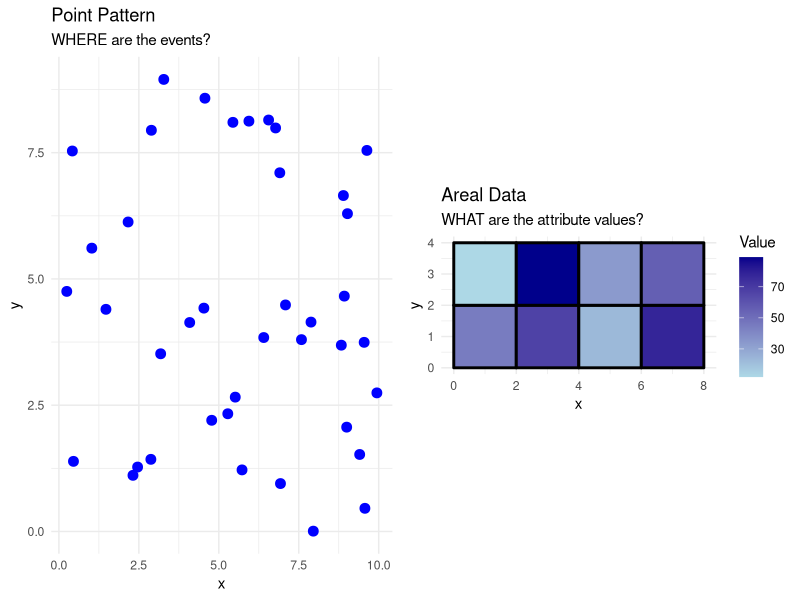
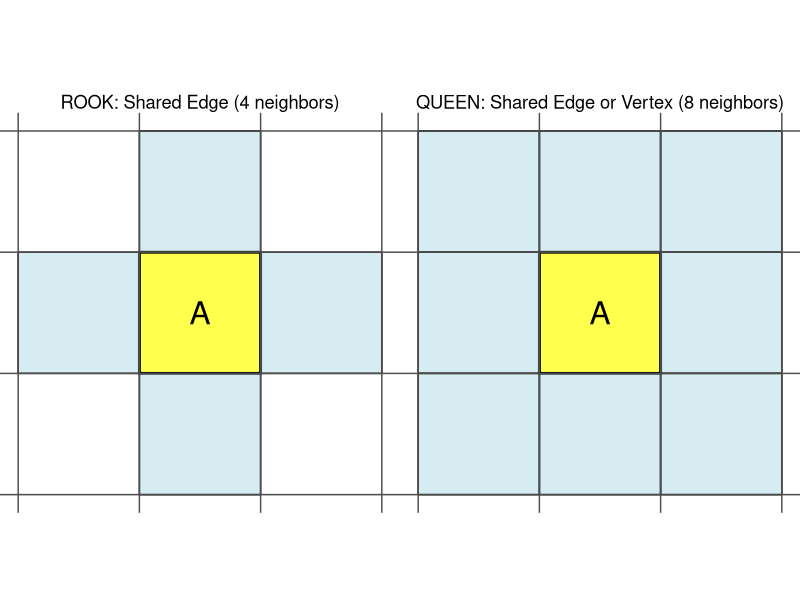
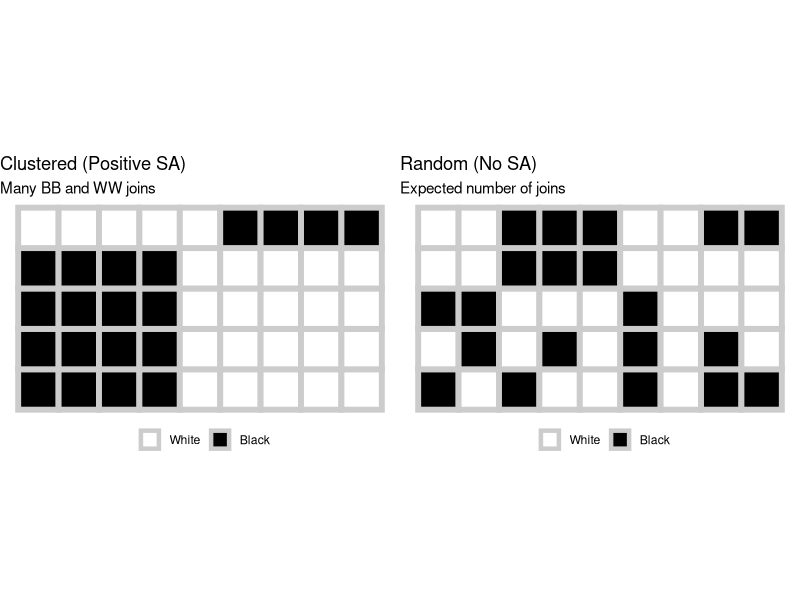

These charts were generated, in order, by the following R code:
## ---- chunk 1
#| echo: false
#| fig-width: 12
#| fig-height: 4

library(ggplot2)
library(gridExtra)

# Point pattern
set.seed(123)
pts <- data.frame(x = runif(40, 0, 10), y = runif(40, 0, 10))

p1 <- ggplot(pts, aes(x, y)) +
  geom_point(size = 3, color = "blue") +
  theme_minimal() +
  ggtitle("Point Pattern") +
  labs(subtitle = "WHERE are the events?")

# Areal data - create simple polygons
poly_data <- data.frame(
  x = c(0,2,2,0,0, 2,4,4,2,2, 4,6,6,4,4, 6,8,8,6,6,
        0,2,2,0,0, 2,4,4,2,2, 4,6,6,4,4, 6,8,8,6,6),
  y = c(0,0,2,2,0, 0,0,2,2,0, 0,0,2,2,0, 0,0,2,2,0,
        2,2,4,4,2, 2,2,4,4,2, 2,2,4,4,2, 2,2,4,4,2),
  group = rep(1:8, each = 5),
  value = rep(c(45, 67, 23, 78, 12, 89, 34, 56), each = 5)
)

p2 <- ggplot(poly_data, aes(x, y, fill = value, group = group)) +
  geom_polygon(color = "black", linewidth = 1) +
  scale_fill_gradient(low = "lightblue", high = "darkblue") +
  theme_minimal() +
  ggtitle("Areal Data") +
  labs(subtitle = "WHAT are the attribute values?", fill = "Value") +
  coord_fixed()

grid.arrange(p1, p2, ncol = 2)
## ---- chunk 2
#| echo: false
#| fig-width: 10
#| fig-height: 4

# Create simple grid to show rook vs queen
grid <- expand.grid(x = 0:2, y = 0:2)
grid$id <- 1:9

# Central cell is #5
center_cell <- data.frame(x = c(1, 2, 2, 1, 1), y = c(1, 1, 2, 2, 1))

# Rook neighbors (4 neighbors)
rook_neighbors <- data.frame(
  x = c(0,1,1,0,0, 2,3,3,2,2, 1,2,2,1,1, 1,2,2,1,1),
  y = c(1,1,2,2,1, 1,1,2,2,1, 0,0,1,1,0, 2,2,3,3,2),
  group = rep(1:4, each = 5)
)

p1 <- ggplot() +
  geom_rect(xmin = 0, xmax = 3, ymin = 0, ymax = 3, 
            fill = NA, color = "gray50") +
  geom_polygon(data = center_cell, aes(x, y), 
               fill = "yellow", alpha = 0.7, color = "black", linewidth = 1) +
  geom_polygon(data = rook_neighbors, aes(x, y, group = group), 
               fill = "lightblue", alpha = 0.5, color = "black", linewidth = 0.5) +
  geom_vline(xintercept = 0:3, color = "gray30") +
  geom_hline(yintercept = 0:3, color = "gray30") +
  annotate("text", x = 1.5, y = 1.5, label = "A", size = 8) +
  ggtitle("ROOK: Shared Edge (4 neighbors)") +
  theme_void() +
  theme(plot.title = element_text(hjust = 0.5)) +
  coord_fixed()

# Queen neighbors (8 neighbors)
queen_neighbors <- data.frame(
  x = c(0,1,1,0,0, 2,3,3,2,2, 1,2,2,1,1, 1,2,2,1,1,
        0,1,1,0,0, 2,3,3,2,2, 0,1,1,0,0, 2,3,3,2,2),
  y = c(1,1,2,2,1, 1,1,2,2,1, 0,0,1,1,0, 2,2,3,3,2,
        0,0,1,1,0, 0,0,1,1,0, 2,2,3,3,2, 2,2,3,3,2),
  group = rep(1:8, each = 5)
)

p2 <- ggplot() +
  geom_rect(xmin = 0, xmax = 3, ymin = 0, ymax = 3, 
            fill = NA, color = "gray50") +
  geom_polygon(data = center_cell, aes(x, y), 
               fill = "yellow", alpha = 0.7, color = "black", linewidth = 1) +
  geom_polygon(data = queen_neighbors, aes(x, y, group = group), 
               fill = "lightblue", alpha = 0.5, color = "black", linewidth = 0.5) +
  geom_vline(xintercept = 0:3, color = "gray30") +
  geom_hline(yintercept = 0:3, color = "gray30") +
  annotate("text", x = 1.5, y = 1.5, label = "A", size = 8) +
  ggtitle("QUEEN: Shared Edge or Vertex (8 neighbors)") +
  theme_void() +
  theme(plot.title = element_text(hjust = 0.5)) +
  coord_fixed()

grid.arrange(p1, p2, ncol = 2)
## ---- chunk 3
#| echo: false

library(knitr)

# Create example for 4 areas
W_example <- data.frame(
  Area = c("A", "B", "C", "D"),
  A = c(0, 1, 1, 0),
  B = c(1, 0, 0, 1),
  C = c(1, 0, 0, 1),
  D = c(0, 1, 1, 0)
)

kable(W_example, caption = "Binary Spatial Weights Matrix (Queen Contiguity)")
## ---- chunk 4
#| echo: false
#| fig-width: 12
#| fig-height: 4

# Create three patterns: clustered, random, dispersed
# Clustered
clust_vals <- c(1,1,1,1,0,0,0,0,0,
                1,1,1,1,0,0,0,0,0,
                1,1,1,1,0,0,0,0,0,
                1,1,1,1,0,0,0,0,0,
                0,0,0,0,0,1,1,1,1)

clust_df <- data.frame(
  x = rep(0:8, times = 5) + 0.5,
  y = rep(0:4, each = 9) + 0.5,
  value = clust_vals
)

# Random
set.seed(999)
rand_df <- data.frame(
  x = rep(0:8, times = 5) + 0.5,
  y = rep(0:4, each = 9) + 0.5,
  value = sample(0:1, 45, replace = TRUE, prob = c(0.5, 0.5))
)

p1 <- ggplot(clust_df, aes(x, y, fill = factor(value))) +
  geom_tile(color = "grey80", linewidth = 2) +
  scale_fill_manual(values = c("0" = "white", "1" = "black"),
                    labels = c("White", "Black")) +
  theme_void() +
  theme(legend.position = "bottom") +
  ggtitle("Clustered (Positive SA)") +
  labs(subtitle = "Many BB and WW joins", fill = "") +
  coord_fixed()

p2 <- ggplot(rand_df, aes(x, y, fill = factor(value))) +
  geom_tile(color = "grey80", linewidth = 2) +
  scale_fill_manual(values = c("0" = "white", "1" = "black"),
                    labels = c("White", "Black")) +
  theme_void() +
  theme(legend.position = "bottom") +
  ggtitle("Random (No SA)") +
  labs(subtitle = "Expected number of joins", fill = "") +
  coord_fixed()

grid.arrange(p1, p2, ncol = 2)
